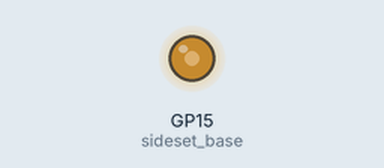
A program run on a simulated Raspberry Pi Pico running MicroPython. Shown: output pins drawn as LEDs (lit = HIGH). What the program prints to the serial console is not drawn. At 0.1 s the program stops and its outputs stay as they are.

Above: at 0.1 s.
Timing chart, 0 to 1.6 s (numbered marks = the images above):
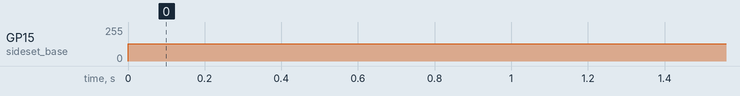

Measured:
- by itself, GP15 (sideset_base): 0/255 → 128/255 at 0.00 s

The program:

freqgen.py
```python
import rp2
import machine
import time

# Define the PIO program for generating square waves with a 1:1 duty ratio
@rp2.asm_pio(sideset_init=rp2.PIO.OUT_LOW)
def square_wave():
    pull()                    # Pull value from TX FIFO

    label("loop")             # Start of the loop
    mov(x, osr)               # Move the pulled value to X register (used for delay)
    nop()   .side(1) [0]      # Set GPIO high
    label("high_delay")
    jmp(x_dec, "high_delay")  # Decrement X and loop until X reaches 0 (high state duration)
    jmp("low_state")          # Once X is 0, move to low state

    label("low_state")
    mov(x, osr)               # Reset X with the delay value for the low state
    nop()   .side(0) [0]      # Set GPIO low
    label("low_delay")
    jmp(x_dec, "low_delay")   # Decrement X and loop until X reaches 0 (low state duration)
    jmp("loop")               # Once X is 0, restart the loop


# Setup PIO and state machine
sm = rp2.StateMachine(0, square_wave, freq=125000000, sideset_base=machine.Pin(15))  # Set GPIO pin 15 as output

# Start the state machine with a delay count for the frequency
delay = 31  # Adjust delay for the desired frequency
sm.put(delay)
sm.active(1)

print(f"State machine active: {sm.active()}")
print(f"Delay value used: {delay}")
# Run the square wave for a period of time
#time.sleep(10)

# Stop the state machine
#sm.active(0)
```
